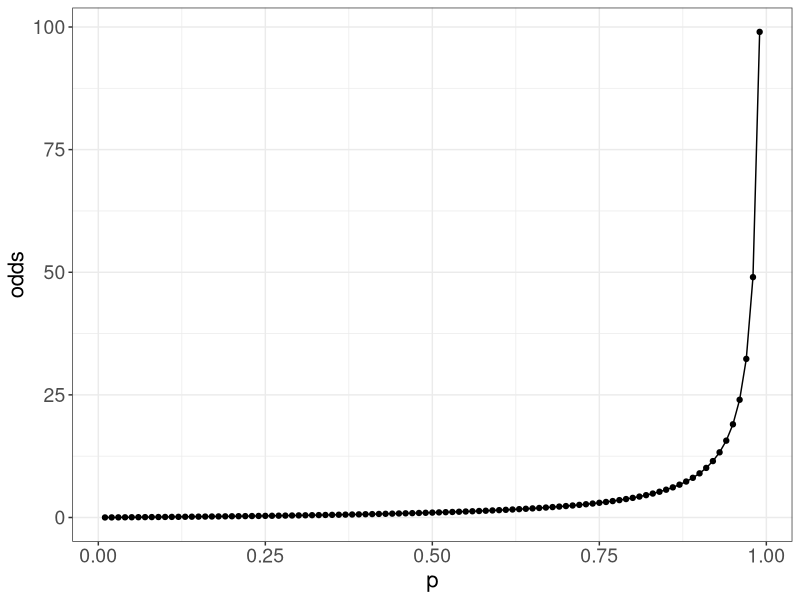
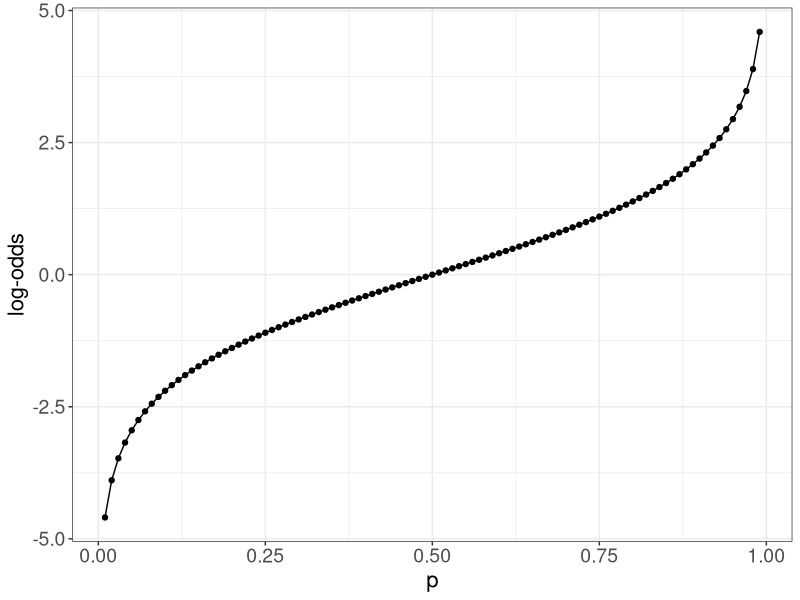

Write R code to recreate these figures, in order.
## ---- chunk 1
#| label: week-02-2
#| echo: false
#| layout-ncol: 2
#| execute:
#|   message: false
#|   warning: false
suppressPackageStartupMessages(library(tidyverse))
theme_set(
  theme_bw() + 
  theme(axis.title = element_text(size = 16),
        axis.text = element_text(size = 14))
)
p <- seq(0.01, 0.99, by = 0.01)
d <- tibble(p)

ggplot(d, aes(x = p, y = p/(1-p))) + 
  geom_point() + geom_line() + 
  labs(x = "p", y = "odds") 

ggplot(d, aes(x = p, y = log(p/(1-p)))) +
  geom_point() + geom_line() + 
  labs(x ='p', y = 'log-odds') 
